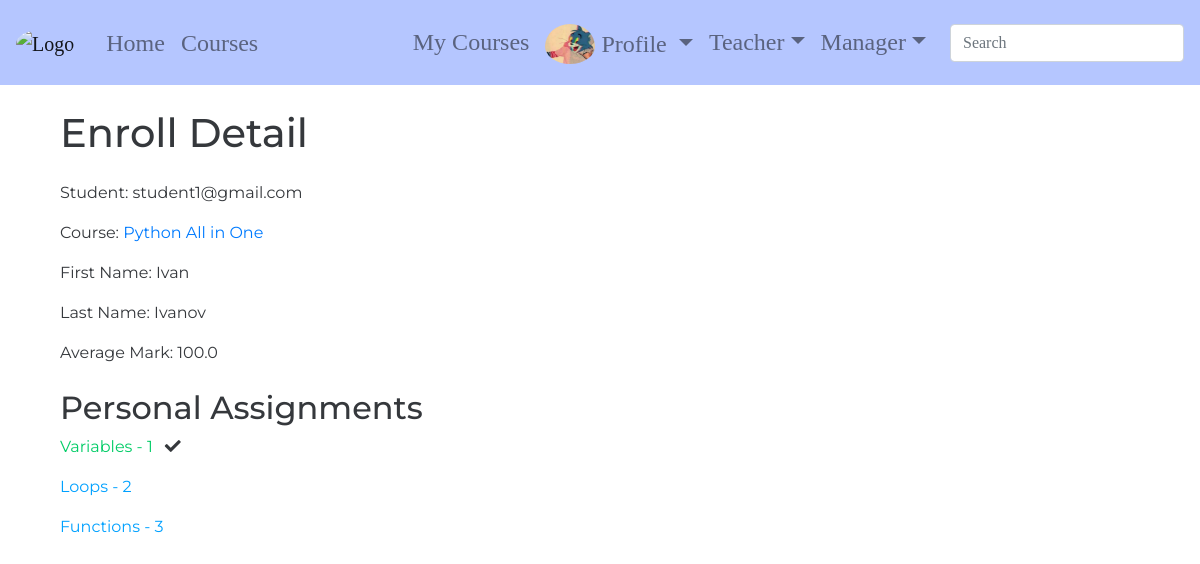
The page /courses/teacher/python/python-all-in-one/enrolls/5/ (signed in) on the database its author committed.
### accounts/models.py (models this page shows, shortened)
class CustomUser(AbstractUser, PermissionsMixin):
    email = models.EmailField(verbose_name='email', max_length=60, unique=True)
    username = models.CharField(max_length=30, unique=True)
    date_joined = models.DateTimeField(verbose_name='date joined', auto_now_add=True)
    last_login = models.DateTimeField(verbose_name='last login', auto_now=True)
    is_admin = models.BooleanField(default=False)
    is_active = models.BooleanField(default=True)
    is_staff = models.BooleanField(default=False)
    is_superuser = models.BooleanField(default=False)
    USERNAME_FIELD = 'email'
    REQUIRED_FIELDS = ['username', ]
    objects = CustomUserManager()
    def __str__(self):
        return self.email

class Profile(models.Model):
    user = models.OneToOneField(settings.AUTH_USER_MODEL, related_name='profile', on_delete=models.CASCADE)
    first_name = models.CharField(max_length=40, null=True, blank=True)
    last_name = models.CharField(max_length=40, null=True, blank=True)
    phone = PhoneNumberField(max_length=20, null=True, blank=True)
    date_of_birth = models.DateField(null=True, blank=True)
    bio = models.TextField(null=True, blank=True)
    profile_pic = models.ImageField(null=True, blank=True, upload_to='images/profile_pics',
                                    default=get_default_profile_pic)

### courses/models.py (models this page shows, shortened)
class Enroll(models.Model):
    course_instance = models.ForeignKey(CourseInstance, related_name='enrolls', on_delete=models.CASCADE)
    student = models.ForeignKey('accounts.CustomUser', related_name='enrolls', on_delete=models.CASCADE)
    is_course_finished = models.BooleanField(default=False)
    @property
    def average_mark(self):
        print(self.personal_assignments.filter(enroll=self).filter(is_completed=True).values('grade'))
        marks = [m['grade'] for m in self.personal_assignments.filter(enroll=self).filter(is_completed=True).values('grade')]
        try:
            return round(float(sum(marks) / len(marks)), 2)
        except ZeroDivisionError:
            return 0

class CourseInstance(models.Model):
    course = models.ForeignKey(Course, related_name='instances', on_delete=models.CASCADE)
    slug = models.SlugField(allow_unicode=True, unique=True)
    sub_title = models.CharField(max_length=100, null=True, blank=True)
    min_mark = models.SmallIntegerField(
        validators=[
            MinValueValidator(0),
            MaxValueValidator(100),
        ]
    )
    start_date = models.DateField(null=True, blank=True)
    end_date = models.DateField(null=True, blank=True)
    def __str__(self):
        if self.sub_title == self.course.base_title:
            return f"{self.course} - {self.pk}"
        return f"{self.sub_title}"

class Course(models.Model):
    base_title = models.CharField(max_length=100)
    description = models.TextField(null=True, blank=True)
    slug = models.SlugField(allow_unicode=True, unique=True)

class PersonalAssignment(models.Model):
    course_instance_assignment = models.ForeignKey(CourseInstanceAssignment,
                                                   related_name='personal_assignments',
                                                   on_delete=models.CASCADE)
    enroll = models.ForeignKey(Enroll, related_name='personal_assignments', on_delete=models.CASCADE)
    answer_field = models.TextField(null=True, blank=True)
    answer_file = models.FileField(null=True, blank=True, upload_to=student_answers_directory_path)
    is_completed = models.BooleanField(default=False)
    grade = models.SmallIntegerField(
        blank=True,
        null=True,
        default=0,
        validators=[
            MinValueValidator(0),
            MaxValueValidator(100),
        ]
    )

class Assignment(models.Model):
    title = models.CharField(max_length=100, null=True, blank=True)
    content = models.TextField(null=True, blank=True)
    start_date = models.DateTimeField(null=True, blank=True)
    end_date = models.DateTimeField(null=True, blank=True)

### courses/views.py (the view)
class EnrollTeacherDetail(LoginRequiredMixin,
                          GroupRequiredMixin,
                          generic.DetailView):
    model = course_models.Enroll
    group_required = 'teachers'
    template_name = 'courses/enroll_teacher_detail.html'
    context_object_name = 'enroll'
    def get_object(self, queryset=None):
        course_instance = get_object_or_404(
            course_models.CourseInstance,
            course__slug=self.kwargs.get('course_slug'),
            slug=self.kwargs.get('instance_slug'),
        )
        return get_object_or_404(
            course_models.Enroll,
            course_instance=course_instance,
            pk=self.kwargs.get('enroll_pk')
        )

### accounts/templatetags/accounts_extras.py (called while the page is built)
@register.filter(name='has_group')
def has_group(user, group_name):
    return user.groups.filter(name=group_name).exists()

### courses/templates/courses/enroll_teacher_detail.html (shortened to what this page needs)
{% extends 'base.html' %}
{% block content %}
    <div class="container">
        <h1 class="mb-4">Enroll Detail</h1>
        <div class="enroll-personal-details">
            <p>Student: {{ enroll.student }}</p>
            <p>
                Course: <a href="{% url 'courses:course-instance-teacher-detail' course_slug=enroll.course_instance.course.slug instance_slug=enroll.course_instance.slug %}">{{ enroll.course_instance }}</a>
            </p>
            <p>First Name: {{ enroll.student.profile.first_name }}</p>
            <p>Last Name: {{ enroll.student.profile.last_name }}</p>
            <p>Average Mark: {{ enroll.average_mark }}</p>
        </div>
    <div class="enroll-assignments mt-4">
        <h2>Personal Assignments</h2>
        {% if enroll.personal_assignments %}
            {% for personal_assignment in enroll.personal_assignments.all %}
                <p>
                    <a href="{% url 'courses:personal-assignment-teacher-detail' course_slug=enroll.course_instance.course.slug instance_slug=enroll.course_instance.slug enroll_pk=enroll.pk assignment_pk=personal_assignment.pk %}"
                       class="enroll-assignment-link{% if personal_assignment.is_completed %}-completed{% endif %}">
                        {{ personal_assignment.course_instance_assignment.title }}
                    </a>
                    {% if personal_assignment.is_completed %}
                        <i class="fas fa-check completed_icon ml-2"></i>
                    {% endif %}
                </p>
            {% endfor %}
        {% else %}
            <p>There are no personal assignments.</p>
        {% endif %}
    </div>
    </div>
{% endblock %}

### templates/base.html (shortened to what this page needs)
<!DOCTYPE html>
{% load static %}
{% load accounts_extras %}
<html lang="en">
<head>
    <link rel="stylesheet" href="https://stackpath.bootstrapcdn.com/bootstrap/4.5.2/css/bootstrap.min.css">
    <link rel="stylesheet" href="https://stackpath.bootstrapcdn.com/font-awesome/4.7.0/css/font-awesome.min.css">    <link href="https://fonts.googleapis.com/css?family=Montserrat" rel="stylesheet">
    <link rel="stylesheet" href="https://use.fontawesome.com/releases/v5.15.1/css/all.css">
    <link rel="stylesheet" href="{% static 'course_manager/css/master.css' %}">
</head>
<body>
    <nav class="smart_scroll navbar navbar-expand-lg navbar-light" id="baseNavbar">
        <a href="{% url 'homepage' %}" class="navbar-brand">
            <img id="blogLogo" src="" alt="Logo">
        </a>
        <div class="collapse navbar-collapse" id="basicExampleNav">
            <ul class="navbar-nav mr-auto ml-2">
                <li class="nav-item">
                    <a class="nav-link" href="{% url 'homepage' %}">Home</a>
                </li>
                <li class="nav-item">
                    <a class="nav-link" href="{% url 'courses:courses-list' %}">Courses</a>
                </li>
            </ul>
            {% if user.is_authenticated %}
                <ul class="navbar-nav ml-2 pr-3 nav-flex-icons">
                    <li class="nav-item mt-2">
                        <a class="nav-link" href="{% url 'courses:user-courses' %}">My Courses</a>
                    </li>
                    <li class="nav-item dropdown mt-2">
                        <a href="#" class="nav-link dropdown-toggle" id="navbarDropdownMenuLink-4" data-toggle="dropdown"
                            aria-haspopup="true" aria-expanded="false">
                            {% if user.profile.profile_pic %}
                                <img class="profile_pic" src="{{ user.profile.profile_pic.url }}" alt="User Profile Picture">
                            {% else %}
                                <img class="profile_pic" src="{% static 'course_manager/images/default_profile_pic_1.png' %}"
                                alt="Default Profile Picture">
                            {% endif %}
                            Profile
                        </a>
                    </li>
                    {% if user|has_group:'teachers' or user.is_superuser %}
                        <li class="nav-item dropdown mt-2">
                            <a href="" class="nav-link dropdown-toggle" id="navbarDropdownMenuLink-4" data-toggle="dropdown"
                               aria-haspopup="true" aria-expanded="false">Teacher</a>
                        </li>
                    {% endif %}
                    {% if user|has_group:'managers' or user.is_superuser %}
                        <li class="nav-item dropdown mt-2">
                            <a href="" class="nav-link dropdown-toggle" id="navbarDropdownMenuLink-4" data-toggle="dropdown"
                               aria-haspopup="true" aria-expanded="false">Manager</a>
                        </li>
                    {% endif %}
                </ul>
            {% endif %}
            <form class="navbar-form form-inline" method="get" action=""
                  role="search" id="navbarSearchForm">
              <div class="md-form my-2">
                <input id="searchBarInput" class="input_field form-control mr-sm-2" name="q"
                       type="text" placeholder="Search" aria-label="Search">
              </div>
            </form>
        </div>
    </nav>
    <div id="wrap" class="wrapper flex-grow-1">
        <div id="main" class="container content main_content mt-4 mb-5">
            {% block content %}
            {% endblock %}
        </div>
    </div>
</body>
</html>

### static/course_manager/css/master.css (style rules this page uses)
body { height: 100%; background-color: rgba(255, 255, 255, 0.39); color: #35383c; font-family: 'Montserrat', sans-serif; }
#baseNavbar { background-color: #b5c6ff; font-family: 'Arvo', serif; font-size: 1.5rem; }
#blogLogo { width: 90px; height: 75px; border-radius: 50%; }
#navbarSearchForm input[type=text] { width: 100%; }
.profile_pic { width: 50px; height: 45px; border-radius: 50%; padding-bottom: 5px; }
.enroll-assignment-link { color: #00a1ff; }
.enroll-assignment-link-completed { color: #00cc66; }

### rows shown on the page
CustomUser: profile.profile_pic (picture)
Enroll: student "student1@gmail.com", course_instance "Python All in One", student.profile.first_name "Ivan", student.profile.last_name "Ivanov", average_mark "100.0"
PersonalAssignment: course_instance_assignment "Variables - 1", is_completed True (drawn)
PersonalAssignment: course_instance_assignment "Loops - 2"
PersonalAssignment: course_instance_assignment "Functions - 3"
